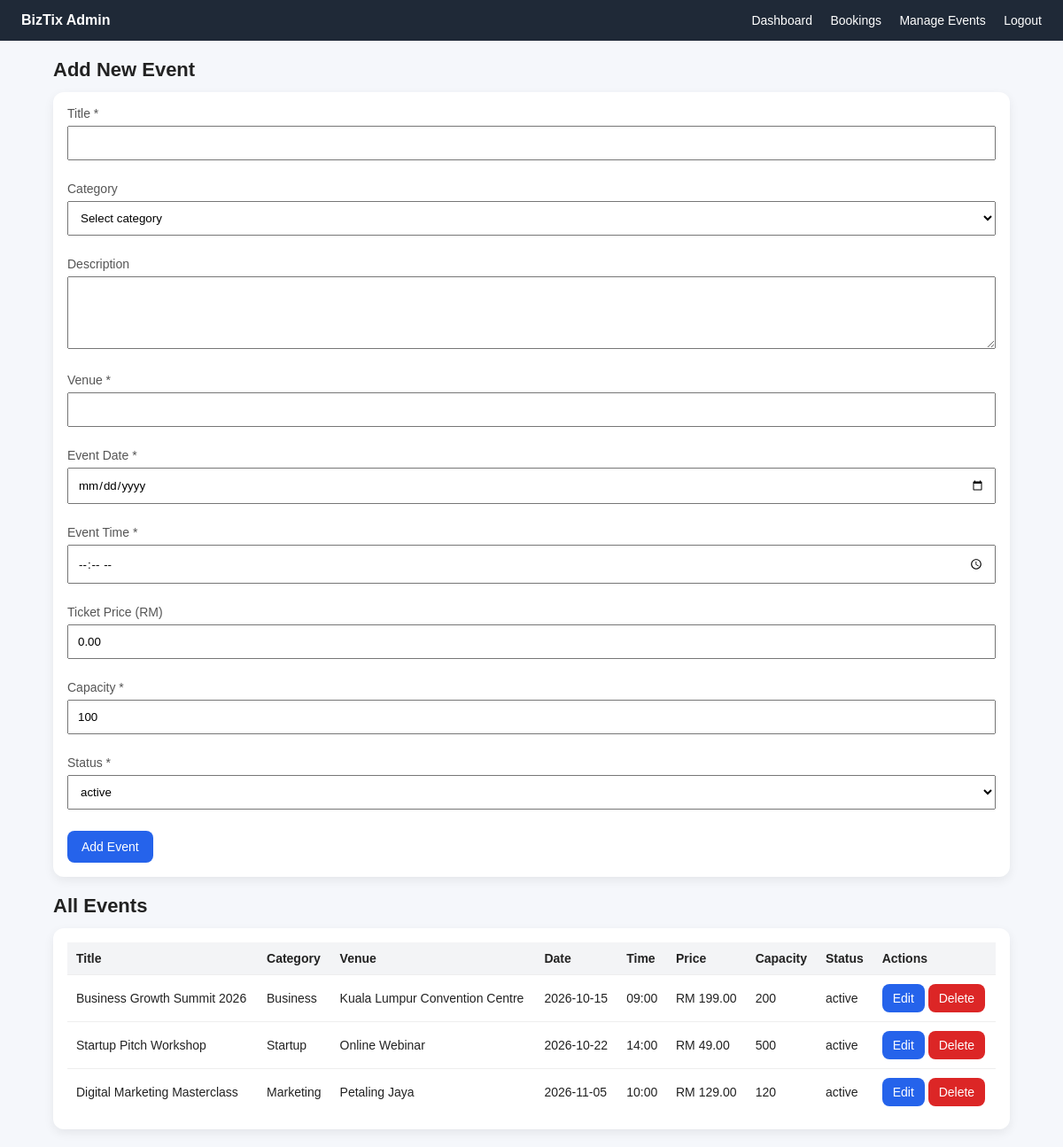
/admin/events_manage.php (signed in), run on the app's committed database.
### tables this page shows
CREATE TABLE IF NOT EXISTS events (
    event_id INT AUTO_INCREMENT PRIMARY KEY,
    category_id INT NULL,
    title VARCHAR(255) NOT NULL,
    description TEXT NULL,
    venue VARCHAR(255) NOT NULL,
    event_date DATE NOT NULL,
    event_time TIME NOT NULL,
    ticket_price DECIMAL(10,2) NOT NULL DEFAULT 0.00,
    capacity INT NOT NULL DEFAULT 100,
    status ENUM('active', 'closed', 'cancelled') NOT NULL DEFAULT 'active',
    created_at TIMESTAMP DEFAULT CURRENT_TIMESTAMP,
    updated_at TIMESTAMP DEFAULT CURRENT_TIMESTAMP ON UPDATE CURRENT_TIMESTAMP,
    CONSTRAINT fk_events_category
        FOREIGN KEY (category_id) REFERENCES categories(category_id)
        ON DELETE SET NULL
        ON UPDATE CASCADE
);

CREATE TABLE IF NOT EXISTS categories (
    category_id INT AUTO_INCREMENT PRIMARY KEY,
    category_name VARCHAR(100) NOT NULL UNIQUE,
    created_at TIMESTAMP DEFAULT CURRENT_TIMESTAMP
);

### admin/events_manage.php (the view, shortened to what this page needs)
<?php
require_once "../db.php";
$editMode = false;
$editEvent = [
    'event_id' => '',
    'category_id' => '',
    'title' => '',
    'description' => '',
    'venue' => '',
    'event_date' => '',
    'event_time' => '',
    'ticket_price' => '0.00',
    'capacity' => '100',
    'status' => 'active'
];
$events = mysqli_query(
    $conn,
    "SELECT e.*, c.category_name
     FROM events e
     LEFT JOIN categories c ON e.category_id = c.category_id
     ORDER BY e.event_date ASC, e.event_time ASC"
);
?>
<!DOCTYPE html>
<html lang="en">
<head>
    <link rel="stylesheet" href="../assets/css/style.css">
</head>
<body>
    <div class="navbar">
        <div><strong>BizTix Admin</strong></div>
        <div>
            <a href="dashboard.php">Dashboard</a>
            <a href="bookings.php">Bookings</a>
            <a href="events_manage.php">Manage Events</a>
            <a href="logout.php">Logout</a>
        </div>
    </div>
    <div class="section">
        <h2><?php echo $editMode ? 'Edit Event' : 'Add New Event'; ?></h2>
        <div class="card" style="margin-bottom:20px;">
            <form method="POST">
                <p>
                    <label>Title *</label><br>
                    <input
                        type="text"
                        name="title"
                        required
                        value="<?php echo htmlspecialchars($editEvent['title']); ?>"
                        style="width:100%; padding:10px; margin-top:6px;"
                    >
                </p>
                <br>
                <p>
                    <label>Category</label><br>
                    <select name="category_id" style="width:100%; padding:10px; margin-top:6px;">
                        <option value="0">Select category</option>
                    </select>
                </p>
                <br>
                <p>
                    <label>Description</label><br>
                    <textarea name="description" rows="4" style="width:100%; padding:10px; margin-top:6px;"><?php echo htmlspecialchars($editEvent['description']); ?></textarea>
                </p>
                <br>
                <p>
                    <label>Venue *</label><br>
                    <input
                        type="text"
                        name="venue"
                        required
                        value="<?php echo htmlspecialchars($editEvent['venue']); ?>"
                        style="width:100%; padding:10px; margin-top:6px;"
                    >
                </p>
                <br>
                <p>
                    <label>Event Date *</label><br>
                    <input
                        type="date"
                        name="event_date"
                        required
                        value="<?php echo htmlspecialchars($editEvent['event_date']); ?>"
                        style="width:100%; padding:10px; margin-top:6px;"
                    >
                </p>
                <br>
                <p>
                    <label>Event Time *</label><br>
                    <input
                        type="time"
                        name="event_time"
                        required
                        value="<?php echo htmlspecialchars(substr((string)$editEvent['event_time'], 0, 5)); ?>"
                        style="width:100%; padding:10px; margin-top:6px;"
                    >
                </p>
                <br>
                <p>
                    <label>Ticket Price (RM)</label><br>
                    <input
                        type="number"
                        step="0.01"
                        min="0"
                        name="ticket_price"
                        value="<?php echo htmlspecialchars((string)$editEvent['ticket_price']); ?>"
                        style="width:100%; padding:10px; margin-top:6px;"
                    >
                </p>
                <br>
                <p>
                    <label>Capacity *</label><br>
                    <input
                        type="number"
                        min="1"
                        name="capacity"
                        required
                        value="<?php echo htmlspecialchars((string)$editEvent['capacity']); ?>"
                        style="width:100%; padding:10px; margin-top:6px;"
                    >
                </p>
                <br>
                <p>
                    <label>Status *</label><br>
                    <select name="status" style="width:100%; padding:10px; margin-top:6px;">
                        <option value="active" <?php echo $editEvent['status'] === 'active' ? 'selected' : ''; ?>>active</option>
                    </select>
                </p>
                <br>
                <button type="submit" name="save_event" class="btn" style="border:none; cursor:pointer;">
                    <?php echo $editMode ? 'Update Event' : 'Add Event'; ?>
                </button>
            </form>
        </div>
        <h2>All Events</h2>
        <div class="card" style="overflow-x:auto;">
            <table style="width:100%; border-collapse:collapse; font-size:14px;">
                <thead>
                    <tr style="background:#f3f4f6;">
                        <th style="padding:10px; text-align:left;">Title</th>
                        <th style="padding:10px; text-align:left;">Category</th>
                        <th style="padding:10px; text-align:left;">Venue</th>
                        <th style="padding:10px; text-align:left;">Date</th>
                        <th style="padding:10px; text-align:left;">Time</th>
                        <th style="padding:10px; text-align:left;">Price</th>
                        <th style="padding:10px; text-align:left;">Capacity</th>
                        <th style="padding:10px; text-align:left;">Status</th>
                        <th style="padding:10px; text-align:left;">Actions</th>
                    </tr>
                </thead>
                <tbody>
                    <?php if ($events && mysqli_num_rows($events) > 0): ?>
                        <?php while ($row = mysqli_fetch_assoc($events)): ?>
                            <tr style="border-top:1px solid #eee;">
                                <td style="padding:10px;"><?php echo htmlspecialchars($row['title']); ?></td>
                                <td style="padding:10px;"><?php echo htmlspecialchars($row['category_name'] ?? 'General'); ?></td>
                                <td style="padding:10px;"><?php echo htmlspecialchars($row['venue']); ?></td>
                                <td style="padding:10px;"><?php echo htmlspecialchars($row['event_date']); ?></td>
                                <td style="padding:10px;"><?php echo htmlspecialchars(substr((string)$row['event_time'], 0, 5)); ?></td>
                                <td style="padding:10px;">RM <?php echo number_format((float)$row['ticket_price'], 2); ?></td>
                                <td style="padding:10px;"><?php echo (int)$row['capacity']; ?></td>
                                <td style="padding:10px;"><?php echo htmlspecialchars($row['status']); ?></td>
                                <td style="padding:10px; white-space:nowrap;">
                                    <a href="events_manage.php?edit=<?php echo (int)$row['event_id']; ?>" class="btn" style="padding:8px 12px;">
                                        Edit
                                    </a>
                                    <a href="events_manage.php?delete=<?php echo (int)$row['event_id']; ?>"
                                       class="btn"
                                       style="padding:8px 12px; background:#dc2626;"
                                       onclick="return confirm('Delete this event? This cannot be undone if no bookings exist.');">
                                        Delete
                                    </a>
                                </td>
                            </tr>
                        <?php endwhile; ?>
                    <?php else: ?>
                        <tr>
                            <td colspan="9" style="padding:12px;">No events found.</td>
                        </tr>
                    <?php endif; ?>
                </tbody>
            </table>
        </div>
    </div>
</body>
</html>

### assets/css/style.css (style rules this page uses)
* { box-sizing: border-box; margin: 0; padding: 0; font-family: Arial, sans-serif; }
body { background: #f5f7fb; color: #222; }
.navbar { background: #1f2937; color: white; padding: 14px 24px; display: flex; justify-content: space-between; align-items: center; }
.navbar a { color: white; text-decoration: none; margin-left: 16px; font-size: 14px; }
.btn { display: inline-block; background: #2563eb; color: white; text-decoration: none; padding: 10px 16px; border-radius: 8px; font-size: 14px; }
.section { width: 90%; max-width: 1100px; margin: 20px auto; }
.section h2 { margin-bottom: 12px; font-size: 22px; }
.card { background: white; border-radius: 12px; padding: 16px; box-shadow: 0 4px 12px rgba(0,0,0,0.07); }
.card p { font-size: 14px; color: #555; margin-bottom: 6px; }

### data on the page
events: title "Business Growth Summit 2026", category.category_name "Business", venue "Kuala Lumpur Convention Centre", event_date "2026-10-15", event_time "09:00", ticket_price "199.00", capacity "200", status "active"
events: title "Startup Pitch Workshop", category.category_name "Startup", venue "Online Webinar", event_date "2026-10-22", event_time "14:00", ticket_price "49.00", capacity "500", status "active"
events: title "Digital Marketing Masterclass", category.category_name "Marketing", venue "Petaling Jaya", event_date "2026-11-05", event_time "10:00", ticket_price "129.00", capacity "120", status "active"
